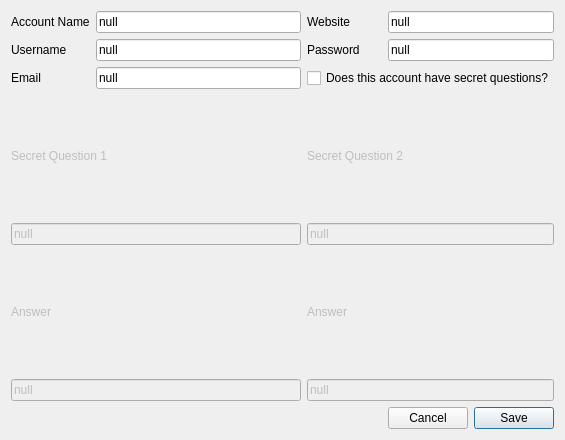
<?xml version="1.0" encoding="UTF-8"?>
<ui version="4.0">
 <class>accountCreationScreen</class>
 <widget class="QDialog" name="accountCreationScreen">
  <property name="geometry">
   <rect>
    <x>0</x>
    <y>0</y>
    <width>565</width>
    <height>440</height>
   </rect>
  </property>
  <property name="maximumSize">
   <size>
    <width>565</width>
    <height>440</height>
   </size>
  </property>
  <property name="windowTitle">
   <string>Account Creater</string>
  </property>
  <property name="windowIcon">
   <iconset theme="SP_TitleBarMenuButton">
    <normaloff>.</normaloff>.</iconset>
  </property>
  <layout class="QGridLayout" name="gridLayout_2">
   <item row="0" column="0">
    <layout class="QGridLayout" name="gridLayout">
     <item row="0" column="0" colspan="2">
      <widget class="QLabel" name="label">
       <property name="text">
        <string>Account Name</string>
       </property>
      </widget>
     </item>
     <item row="0" column="2">
      <widget class="QLineEdit" name="editAccountName">
       <property name="text">
        <string>null</string>
       </property>
      </widget>
     </item>
     <item row="0" column="3">
      <widget class="QLabel" name="label_2">
       <property name="text">
        <string>Website</string>
       </property>
      </widget>
     </item>
     <item row="0" column="4" colspan="2">
      <widget class="QLineEdit" name="editWebsite">
       <property name="text">
        <string>null</string>
       </property>
      </widget>
     </item>
     <item row="1" column="0" colspan="2">
      <widget class="QLabel" name="label_3">
       <property name="text">
        <string>Username</string>
       </property>
      </widget>
     </item>
     <item row="1" column="2">
      <widget class="QLineEdit" name="editUsername">
       <property name="text">
        <string>null</string>
       </property>
      </widget>
     </item>
     <item row="1" column="3">
      <widget class="QLabel" name="label_4">
       <property name="text">
        <string>Password</string>
       </property>
      </widget>
     </item>
     <item row="1" column="4" colspan="2">
      <widget class="QLineEdit" name="editPassword">
       <property name="text">
        <string>null</string>
       </property>
      </widget>
     </item>
     <item row="2" column="2">
      <widget class="QLineEdit" name="editEmail">
       <property name="text">
        <string>null</string>
       </property>
      </widget>
     </item>
     <item row="2" column="3" colspan="3">
      <widget class="QCheckBox" name="checkbox_Secret">
       <property name="text">
        <string>Does this account have secret questions?</string>
       </property>
      </widget>
     </item>
     <item row="3" column="0" colspan="3">
      <widget class="QLabel" name="label_5">
       <property name="enabled">
        <bool>false</bool>
       </property>
       <property name="text">
        <string>Secret Question 1</string>
       </property>
      </widget>
     </item>
     <item row="5" column="0" colspan="2">
      <widget class="QLabel" name="label_7">
       <property name="enabled">
        <bool>false</bool>
       </property>
       <property name="text">
        <string>Answer</string>
       </property>
      </widget>
     </item>
     <item row="5" column="3">
      <widget class="QLabel" name="label_8">
       <property name="enabled">
        <bool>false</bool>
       </property>
       <property name="text">
        <string>Answer</string>
       </property>
      </widget>
     </item>
     <item row="7" column="5">
      <widget class="QPushButton" name="btnSave">
       <property name="text">
        <string>Save</string>
       </property>
      </widget>
     </item>
     <item row="3" column="3" colspan="2">
      <widget class="QLabel" name="label_6">
       <property name="enabled">
        <bool>false</bool>
       </property>
       <property name="text">
        <string>Secret Question 2</string>
       </property>
      </widget>
     </item>
     <item row="2" column="0">
      <widget class="QLabel" name="label_9">
       <property name="text">
        <string>Email</string>
       </property>
      </widget>
     </item>
     <item row="6" column="3" colspan="3">
      <widget class="QLineEdit" name="editAnswer2">
       <property name="enabled">
        <bool>false</bool>
       </property>
       <property name="text">
        <string>null</string>
       </property>
      </widget>
     </item>
     <item row="6" column="0" colspan="3">
      <widget class="QLineEdit" name="editAnser1">
       <property name="enabled">
        <bool>false</bool>
       </property>
       <property name="text">
        <string>null</string>
       </property>
      </widget>
     </item>
     <item row="7" column="4">
      <widget class="QPushButton" name="btnCancel">
       <property name="text">
        <string>Cancel</string>
       </property>
      </widget>
     </item>
     <item row="4" column="0" colspan="3">
      <widget class="QLineEdit" name="lineEdit">
       <property name="enabled">
        <bool>false</bool>
       </property>
       <property name="text">
        <string>null</string>
       </property>
      </widget>
     </item>
     <item row="4" column="3" colspan="3">
      <widget class="QLineEdit" name="lineEdit_2">
       <property name="enabled">
        <bool>false</bool>
       </property>
       <property name="text">
        <string>null</string>
       </property>
      </widget>
     </item>
    </layout>
   </item>
  </layout>
 </widget>
 <resources/>
 <connections/>
</ui>
